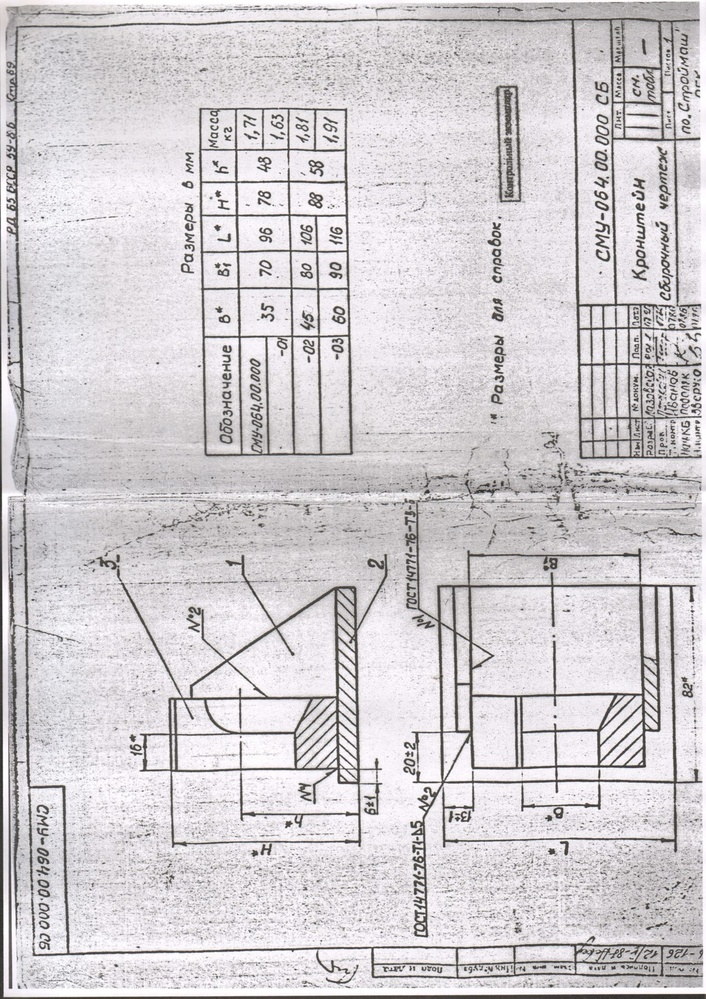
#> input picture dataset/dense_dims/dense_01_MDS00454.jpg, 706 x 999 px, shrunk from 1272 x 1800 before the run
$ python -i deterministic_zoning.py   (imports and definitions only)
#> lines starting #> are read from the running program, lines starting #| are printed output that depends on the picture; after the words box and inside, x2 and y2 are one past the last pixel; in counts of white or black regions, pixels touching at a corner belong together
from __future__ import annotations

from dataclasses import dataclass
from typing import Iterable

import cv2
import numpy as np


@dataclass
class Zone:
    label: str
    bbox_xyxy: tuple[float, float, float, float]
    confidence: float


def _line_density(binary: np.ndarray, rect: tuple[int, int, int, int]) -> float:
    x1, y1, x2, y2 = rect
    roi = binary[y1:y2, x1:x2]
    if roi.size == 0:
        return 0.0
    return float(np.count_nonzero(roi) / roi.size)


def _find_frame(gray: np.ndarray) -> tuple[int, int, int, int]:
    h, w = gray.shape[:2]
    edges = cv2.Canny(gray, 70, 180)
    cnts, _ = cv2.findContours(edges, cv2.RETR_EXTERNAL, cv2.CHAIN_APPROX_SIMPLE)
    if not cnts:
        return (0, 0, w, h)
    best = max(cnts, key=cv2.contourArea)
    x, y, bw, bh = cv2.boundingRect(best)
    if bw * bh < 0.25 * w * h:
        return (0, 0, w, h)
    return (x, y, x + bw, y + bh)


def deterministic_zones(image_bgr: np.ndarray) -> tuple[list[Zone], list[str]]:
    h, w = image_bgr.shape[:2]
    gray = cv2.cvtColor(image_bgr, cv2.COLOR_BGR2GRAY)
    frame = _find_frame(gray)
    fx1, fy1, fx2, fy2 = frame
    bw = max(1, fx2 - fx1)
    bh = max(1, fy2 - fy1)
    bin_img = cv2.adaptiveThreshold(gray, 255, cv2.ADAPTIVE_THRESH_GAUSSIAN_C, cv2.THRESH_BINARY_INV, 31, 7)

    # Soft positional priors constrained by signal density.
    title = (int(fx1 + 0.62 * bw), int(fy1 + 0.78 * bh), fx2, fy2)
    spec = (fx1, int(fy1 + 0.32 * bh), int(fx1 + 0.42 * bw), int(fy1 + 0.78 * bh))
    notes = (int(fx1 + 0.45 * bw), fy1, fx2, int(fy1 + 0.28 * bh))
    dims = (int(fx1 + 0.08 * bw), int(fy1 + 0.08 * bh), int(fx1 + 0.60 * bw), int(fy1 + 0.62 * bh))

    zones = [
        Zone("border_frame", (float(fx1), float(fy1), float(fx2), float(fy2)), 0.8),
        Zone("drawing_area", (float(fx1), float(fy1), float(fx2), float(fy2)), 0.75),
        Zone("title_block", tuple(float(v) for v in title), 0.55 + 0.35 * _line_density(bin_img, title)),
        Zone("specification_table", tuple(float(v) for v in spec), 0.5 + 0.4 * _line_density(bin_img, spec)),
        Zone("notes_block", tuple(float(v) for v in notes), 0.45 + 0.4 * _line_density(bin_img, notes)),
        Zone("dimension_cluster", tuple(float(v) for v in dims), 0.45 + 0.4 * _line_density(bin_img, dims)),
    ]
    warnings: list[str] = []
    if frame == (0, 0, w, h):
        warnings.append("weak_frame_detection")
    return zones, warnings


# [7 lines left out: function last_resort_percent_zones, not called in this run]

>>> import cv2
>>> picture = cv2.imread('../../../../dataset/dense_dims/dense_01_MDS00454.jpg')
#> picture is the input picture: shape (999, 706, 3); mean B, G, R 209, 205.9, 209.9
>>> result = deterministic_zones(picture)
#> in _find_frame, `edges = cv2.Canny(gray, 70, 180)`:
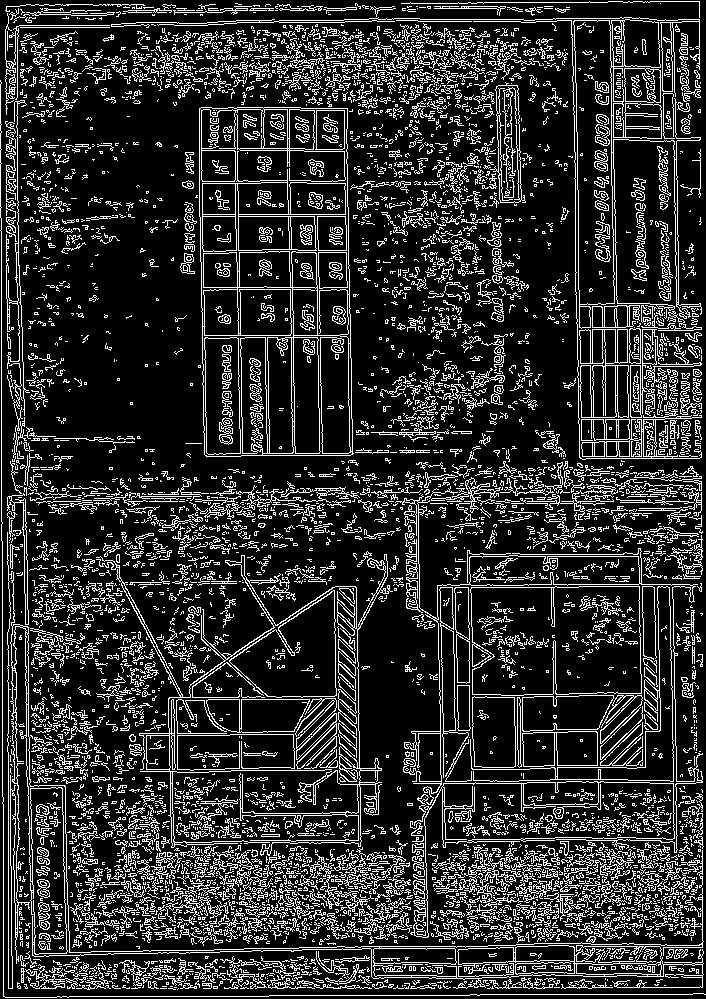
#> edges: shape (999, 706); 18.1% white in thin lines or dots
#> in _find_frame, `cnts, _ = cv2.findContours(edges, cv2.RETR_EXTERNAL, cv2.CHAIN_APPROX_..`: cnts = 4427 contours, 4069 with area under 20; largest, box (x1, y1, x2, y2) and area: (199, 107, 354, 457) 51468, (470, 586, 642, 696) 17774, (573, 19, 702, 329) 14012, (410, 781, 675, 938) 13217, (7, 532, 704, 989) 11496
#> in _find_frame, `best = max(cnts, key=cv2.contourArea)`: best = contour of 79 points, box (x1, y1, x2, y2) (199, 107, 354, 457), area 51468
#> in _find_frame, `x, y, bw, bh = cv2.boundingRect(best)`: x = 199; y = 107; bw = 155; bh = 350
#> in deterministic_zones, `frame = _find_frame(gray)`: frame = (0, 0, 706, 999)
#> in deterministic_zones, `fx1, fy1, fx2, fy2 = frame`: fx1 = 0; fx2 = 706; fy2 = 999
#> in deterministic_zones, `bw = max(1, fx2 - fx1)`: bw = 706
#> in deterministic_zones, `bh = max(1, fy2 - fy1)`: bh = 999
#> in deterministic_zones, `bin_img = cv2.adaptiveThreshold(gray, 255, cv2.ADAPTIVE_THRESH_GAUSSIA..`:
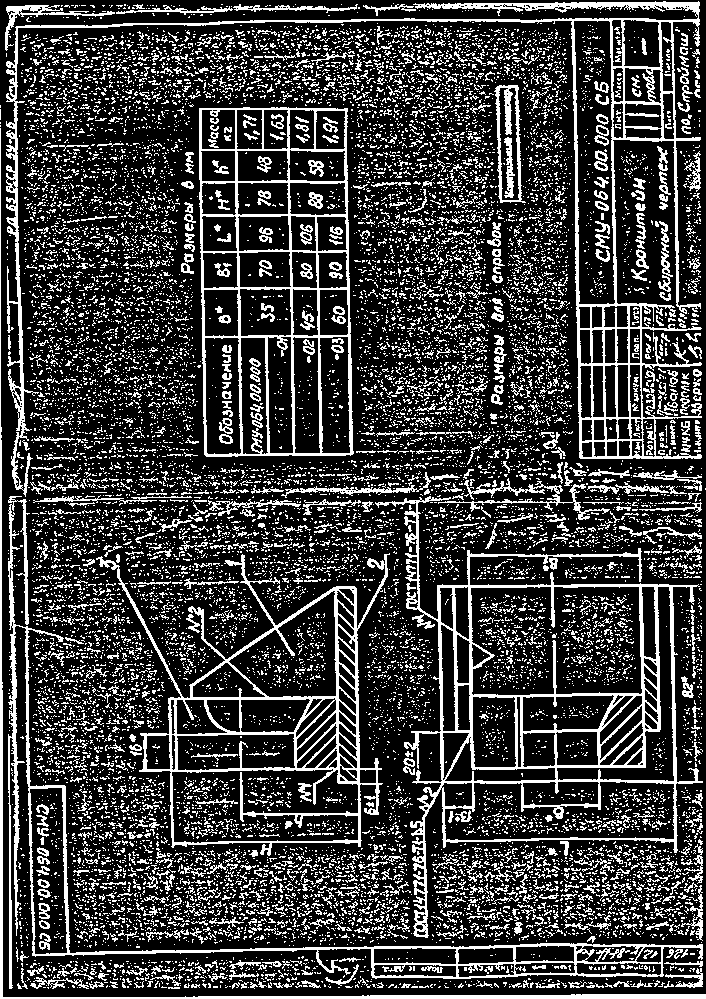
#> bin_img: shape (999, 706); 23.6% white in thin lines or dots
#> in deterministic_zones, `title = (int(fx1 + 0.62 * bw), int(fy1 + 0.78 * bh), fx2, fy2)`: title = (437, 779, 706, 999)
#> in deterministic_zones, `spec = (fx1, int(fy1 + 0.32 * bh), int(fx1 + 0.42 * bw), int(fy1 + 0.7..`: spec = (0, 319, 296, 779)
#> in deterministic_zones, `notes = (int(fx1 + 0.45 * bw), fy1, fx2, int(fy1 + 0.28 * bh))`: notes = (317, 0, 706, 279)
#> in deterministic_zones, `dims = (int(fx1 + 0.08 * bw), int(fy1 + 0.08 * bh), int(fx1 + 0.60 * b..`: dims = (56, 79, 423, 619)
#> in _line_density, `x1, y1, x2, y2 = rect`: x1 = 437; y1 = 779; x2 = 706; y2 = 999
#> in _line_density, `roi = binary[y1:y2, x1:x2]`:
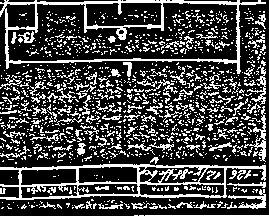
#> roi: shape (220, 269); 28.3% white in thin lines or dots
#> call 2 of _line_density, with rect = (0, 319, 296, 779)
#> in _line_density (call 2), `x1, y1, x2, y2 = rect`: x1 = 0; y1 = 319; x2 = 296; y2 = 779
#> in _line_density (call 2), `roi = binary[y1:y2, x1:x2]`:
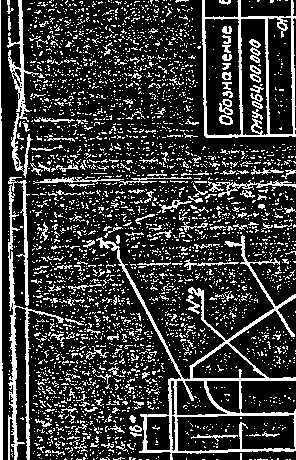
#> roi: shape (460, 296); 21.9% white in thin lines or dots
#> call 3 of _line_density, with rect = (317, 0, 706, 279)
#> in _line_density (call 3), `x1, y1, x2, y2 = rect`: x1 = 317; y1 = 0; x2 = 706; y2 = 279
#> in _line_density (call 3), `roi = binary[y1:y2, x1:x2]`:
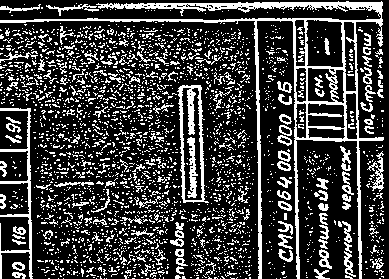
#> roi: shape (279, 389); 24.4% white in thin lines or dots
#> call 4 of _line_density, with rect = (56, 79, 423, 619)
#> in _line_density (call 4), `x1, y1, x2, y2 = rect`: x1 = 56; y1 = 79; x2 = 423; y2 = 619
#> in _line_density (call 4), `roi = binary[y1:y2, x1:x2]`:
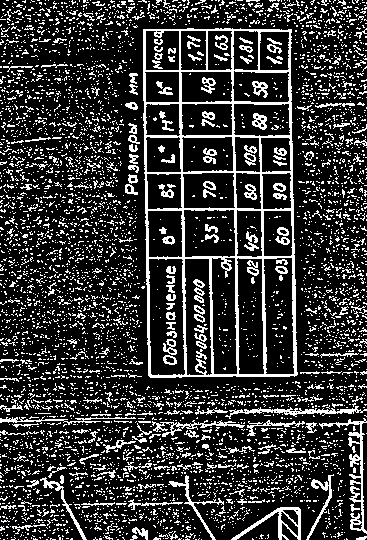
#> roi: shape (540, 367); 20.8% white in thin lines or dots

$ run again, on dataset/dense_dims/dense_02_MDS00456.jpg
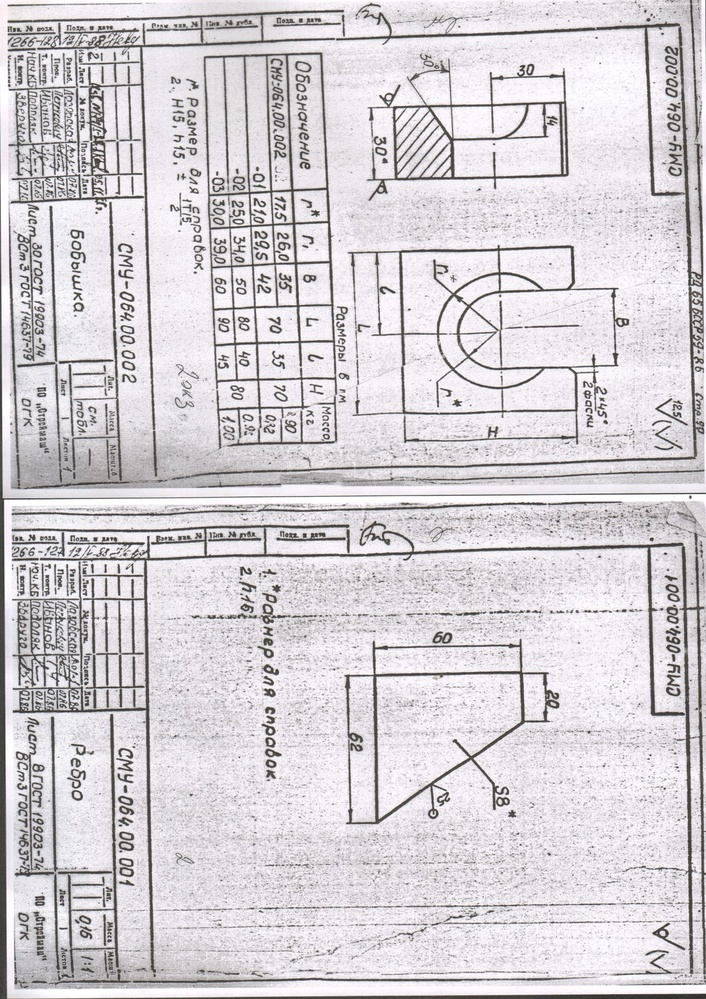
#> input picture dataset/dense_dims/dense_02_MDS00456.jpg, 706 x 999 px, shrunk from 1272 x 1800 before the run
#> picture is the input picture: shape (999, 706, 3); mean B, G, R 211.9, 207.9, 211.8
#> in _find_frame, `edges = cv2.Canny(gray, 70, 180)`:
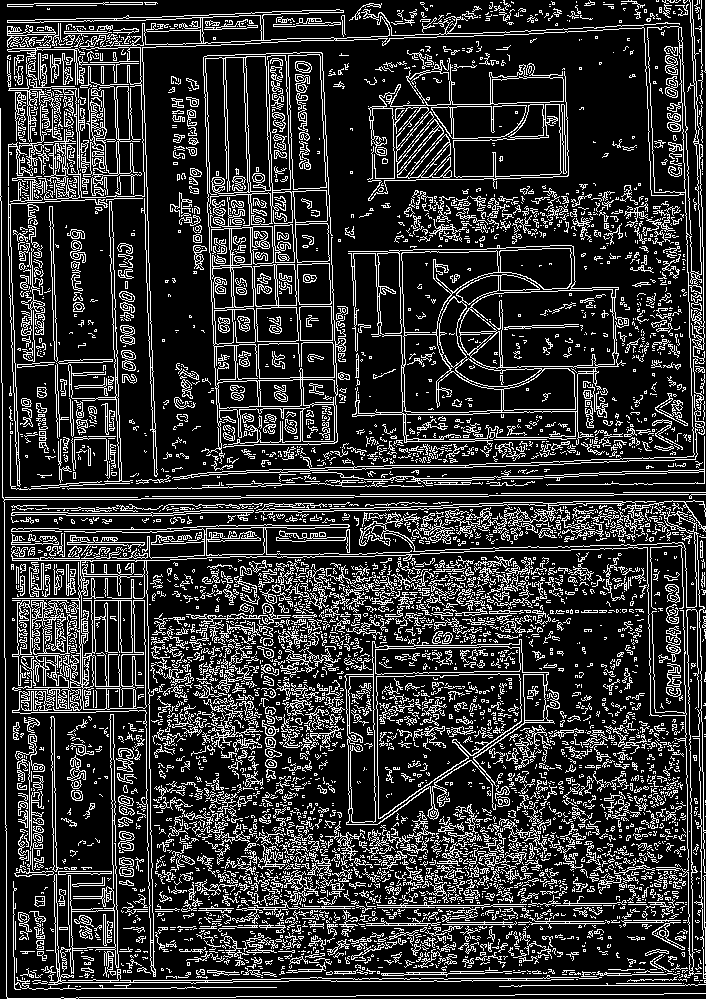
#> edges: shape (999, 706); 20% white in thin lines or dots
#> cnts = 4575 contours, 4159 with area under 20; largest, box (x1, y1, x2, y2) and area: (348, 245, 629, 447) 34304, (376, 673, 522, 819) 13634, (344, 639, 560, 825) 8689, (368, 71, 569, 201) 5081, (201, 52, 346, 464) 5040
#> best = contour of 556 points, box (x1, y1, x2, y2) (348, 245, 629, 447), area 34304
#> in _find_frame, `x, y, bw, bh = cv2.boundingRect(best)`: x = 348; y = 245; bw = 281; bh = 202
#> frame = (0, 0, 706, 999)
#> fx1 = 0; fx2 = 706; fy2 = 999
#> in deterministic_zones, `bw = max(1, fx2 - fx1)`: bw = 706
#> in deterministic_zones, `bh = max(1, fy2 - fy1)`: bh = 999
#> bin_img: shape (999, 706); 24.7% white in thin lines or dots
#> title = (437, 779, 706, 999)
#> spec = (0, 319, 296, 779)
#> notes = (317, 0, 706, 279)
#> dims = (56, 79, 423, 619)
#> x1 = 437; y1 = 779; x2 = 706; y2 = 999
#> roi: shape (220, 269); 25.9% white in thin lines or dots
#> roi: shape (460, 296); 27% white in thin lines or dots
#> roi: shape (279, 389); 21% white in thin lines or dots
#> x1 = 56; y1 = 79; x2 = 423; y2 = 619
#> in _line_density (call 4), `roi = binary[y1:y2, x1:x2]`:
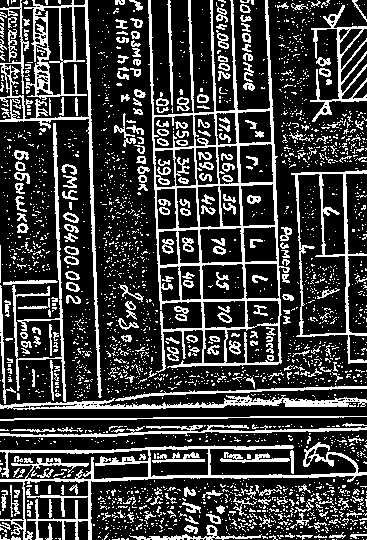
#> roi: shape (540, 367); 24.2% white in thin lines or dots

$ run again, on dataset/dense_dims/dense_03_MDS00462.jpg
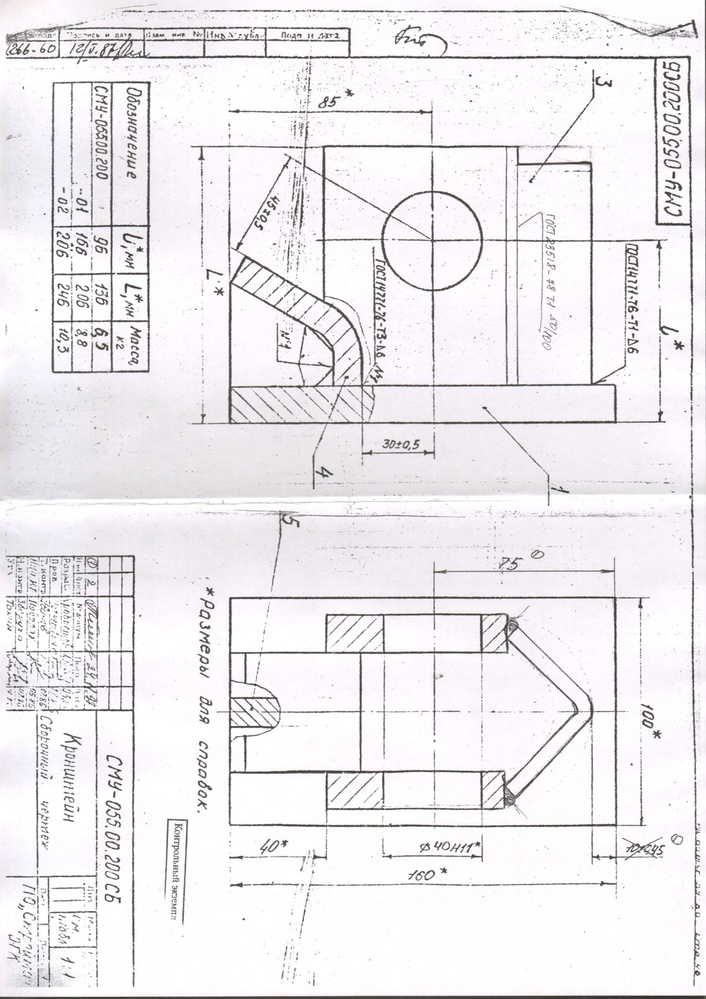
#> input picture dataset/dense_dims/dense_03_MDS00462.jpg, 706 x 999 px, shrunk from 1272 x 1800 before the run
#> picture is the input picture: shape (999, 706, 3); mean B, G, R 238.2, 235.2, 237.9
#> in _find_frame, `edges = cv2.Canny(gray, 70, 180)`:
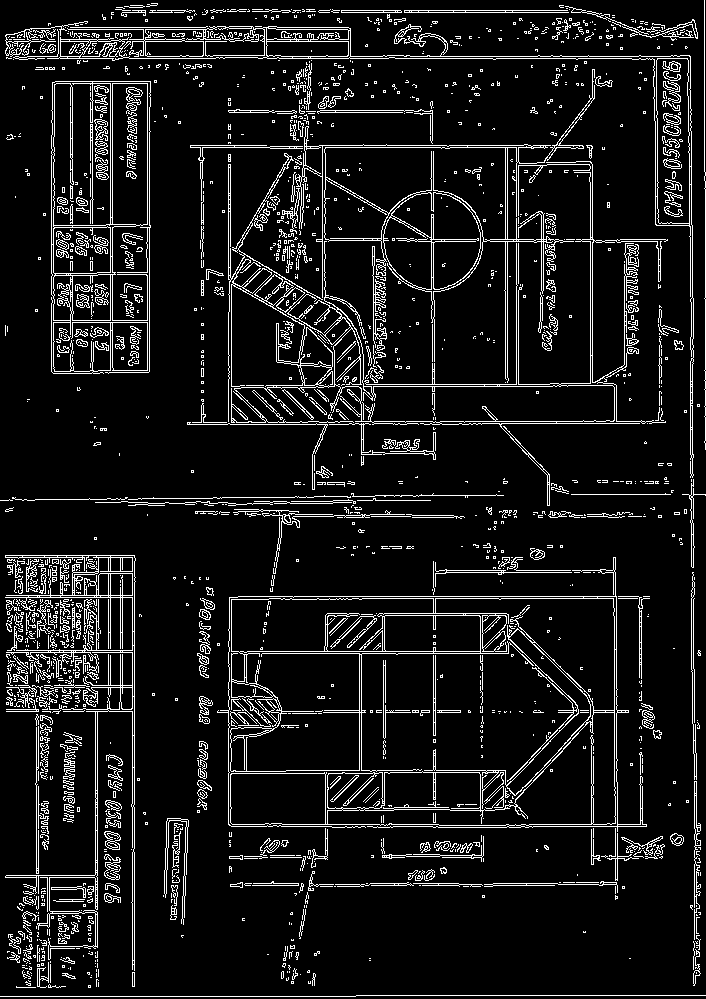
#> edges: shape (999, 706); 9.3% white in thin lines or dots
#> cnts = 1489 contours, 1343 with area under 20; largest, box (x1, y1, x2, y2) and area: (217, 557, 647, 832) 52240, (295, 69, 595, 383) 22332, (51, 81, 151, 374) 20763, (228, 153, 668, 506) 16974, (47, 24, 694, 478) 12522
#> best = contour of 1061 points, box (x1, y1, x2, y2) (217, 557, 647, 832), area 52240
#> in _find_frame, `x, y, bw, bh = cv2.boundingRect(best)`: x = 217; y = 557; bw = 430; bh = 275
#> frame = (0, 0, 706, 999)
#> fx1 = 0; fx2 = 706; fy2 = 999
#> in deterministic_zones, `bw = max(1, fx2 - fx1)`: bw = 706
#> in deterministic_zones, `bh = max(1, fy2 - fy1)`: bh = 999
#> bin_img: shape (999, 706); 11.5% white in thin lines or dots
#> title = (437, 779, 706, 999)
#> spec = (0, 319, 296, 779)
#> notes = (317, 0, 706, 279)
#> dims = (56, 79, 423, 619)
#> x1 = 437; y1 = 779; x2 = 706; y2 = 999
#> roi: shape (220, 269); 7.6% white; 74 white regions (61 under 20 px), largest, box (x1, y1, x2, y2) and area: (0, 0, 229, 101) 1379, (0, 217, 269, 220) 807, (0, 0, 98, 42) 673
#> roi: shape (460, 296); 12.2% white in thin lines or dots
#> roi: shape (279, 389); 12.8% white in thin lines or dots
#> x1 = 56; y1 = 79; x2 = 423; y2 = 619
#> in _line_density (call 4), `roi = binary[y1:y2, x1:x2]`:
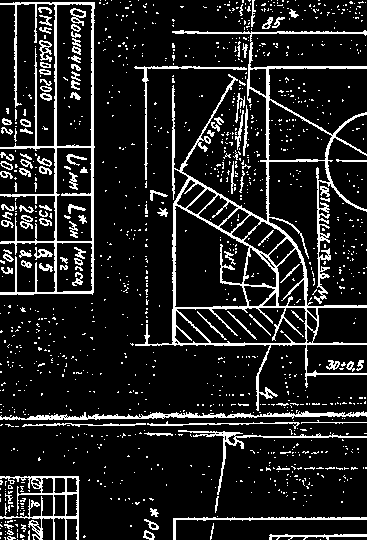
#> roi: shape (540, 367); 13% white in thin lines or dots
